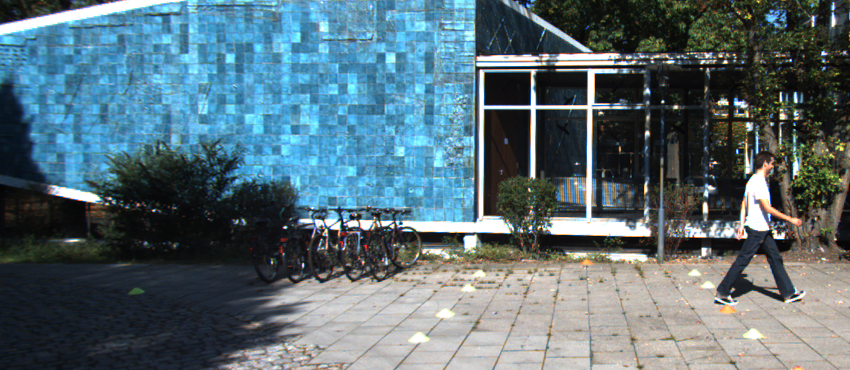
#> input picture scripts_aula/Aula_Homografia_Morfologia_40_Independentes/dados/visao_01.png, 850 x 370 px
$ python 12_distribuicao_matches.py
#> lines starting #> are read from the running program, lines starting #| are printed output that depends on the picture; after the words box and inside, x2 and y2 are one past the last pixel; in counts of white or black regions, pixels touching at a corner belong together
"""
EXEMPLO 12/40 — VERIFICAR COBERTURA ESPACIAL DOS MATCHES

O QUE ESTE CODIGO FAZ: Este programa foi elaborado para identificar onde estão concentradas as features correspondentes. Cada exercicio
e independente e pode ser executado diretamente, sem apoio.py ou importacao
de outros exemplos. As imagens de entrada ficam na pasta dados.

COMO FUNCIONA: A demonstracao usa pintar posições de pares aceitos sobre cada imagem. O programa apresenta os parametros,
imprime medidas quantitativas quando sao relevantes e salva resultados na
pasta saidas/12_distribuicao_matches/, criada automaticamente.

POR QUE E IMPORTANTE: matches restritos a uma região tornam a homografia menos robusta. Na visao veicular, a correspondencia de pontos
auxilia o alinhamento de imagens, enquanto o BEV e a morfologia fornecem
representacoes uteis para encontrar marcacoes de pista.

APLICACAO E CUIDADOS: Este material utiliza duas janelas sobrepostas de uma
mesma fotografia, simulando vistas de cameras. Nao e uma calibracao real
de surround view 360 graus. Para multiplas cameras fisicas sao necessarias
calibracao intrinseca/extrinseca, compensacao de distorcao e tratamento da
paralaxe. A segmentacao BEV trabalha inicialmente com cena controlada.

EXPERIMENTE NA AULA: Veja se há matches nos cantos da região compartilhada.

PASSO A PASSO DA EXECUCAO: 1. Extraia descritores ORB separadamente de duas vistas sobrepostas. 2. Empregue BFMatcher e distancia de Hamming para consultar pontos correspondentes. 3. Quando usar knnMatch, compare dois candidatos e aplique a razao de Lowe. 4. Desenhe os pares resultantes e avalie sua quantidade e distribuicao espacial. 5. Lembre-se de que match visual ainda nao e prova de coerencia geometrica.

COMO EXECUTAR: python exemplos/12_distribuicao_matches.py
DEPENDENCIAS: opencv-python, numpy; nenhuma dependencia de outro .py.
"""

from pathlib import Path
import cv2
import numpy as np

RAIZ = Path(__file__).resolve().parent.parent
DADOS = RAIZ / "dados"
SAIDA = RAIZ / "saidas" / Path(__file__).stem
SAIDA.mkdir(parents=True, exist_ok=True)

def ler(nome):
#> called with nome = 'visao_01.png'
    caminho = DADOS / nome
    imagem = cv2.imread(str(caminho))
#> imagem is the input picture: shape (370, 850, 3); mean B, G, R 118.2, 109.7, 89.2
    if imagem is None:
        raise FileNotFoundError(f"Imagem ausente: {caminho}")
    return imagem

def painel(pares, destino="resultado.png", largura=560, altura=310):
    """Cada tupla contem (legenda, imagem); salva um grid com ate 3 colunas."""
    quadros = []
    for legenda, imagem in pares:
        if len(imagem.shape) == 2:
            imagem = cv2.cvtColor(imagem, cv2.COLOR_GRAY2BGR)
        img = cv2.resize(imagem, (largura, altura), interpolation=cv2.INTER_AREA)
        cv2.rectangle(img, (0, 0), (largura, 43), (22, 31, 46), -1)
        cv2.putText(img, legenda[:43], (12, 29), cv2.FONT_HERSHEY_SIMPLEX,
                    0.66, (255, 255, 255), 2, cv2.LINE_AA)
        quadros.append(img)
    ncol = min(3, len(quadros))
    while len(quadros) % ncol:
        quadros.append(np.full_like(quadros[0], (235, 235, 235)))
    linhas = [np.hstack(quadros[i:i+ncol]) for i in range(0, len(quadros), ncol)]
    resultado = np.vstack(linhas)
    cv2.imwrite(str(SAIDA / destino), resultado)
    print("Imagem salva:", SAIDA / destino)
    return resultado


def orb_pares(nfeatures=2500):
    a, b = ler("visao_01.png"), ler("visao_02.png")
#> call 2 of ler, with nome = 'visao_02.png'
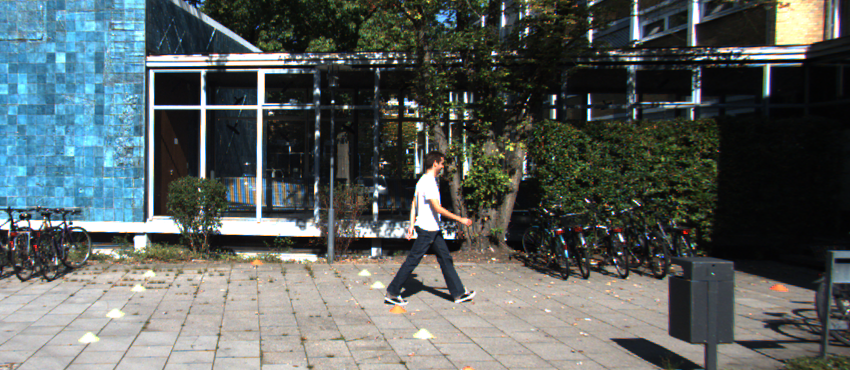
#> input picture scripts_aula/Aula_Homografia_Morfologia_40_Independentes/dados/visao_02.png, 850 x 370 px
#> in ler, imagem is the input picture: shape (370, 850, 3); mean B, G, R 95.3, 96.5, 89.3
    orb = cv2.ORB_create(nfeatures=nfeatures, fastThreshold=12)
    k1, d1 = orb.detectAndCompute(cv2.cvtColor(a, cv2.COLOR_BGR2GRAY), None)
#> k1 = 2500 keypoints; strongest (x, y, size): (531, 106, 64.3), (481, 71, 44.6), (533, 71, 44.6), (480, 71, 53.6)
    k2, d2 = orb.detectAndCompute(cv2.cvtColor(b, cv2.COLOR_BGR2GRAY), None)
#> k2 = 2500 keypoints; strongest (x, y, size): (150, 71, 44.6), (259, 71, 64.3), (203, 71, 44.6), (204, 70, 37.2)
    if d1 is None or d2 is None:
        raise RuntimeError("Nao foram detectados descritores ORB. Use cenas com textura.")
    return a, b, k1, d1, k2, d2

def matches_lowe(d1, d2, ratio=0.80):
    bf = cv2.BFMatcher(cv2.NORM_HAMMING)
    pares = bf.knnMatch(d2, d1, k=2)  # referencia: imagem 02 --> 01
    bons = [m for par in pares if len(par) == 2
            for m, n in [par] if m.distance < ratio * n.distance]
    return bons

a,b,k1,d1,k2,d2=orb_pares();bons=matches_lowe(d1,d2)
#> after `bons = matches_lowe(d1, d2)`: bons = 1684 matches
v1=a.copy();v2=b.copy()
for m in bons:
 p1=tuple(map(int,k1[m.trainIdx].pt));p2=tuple(map(int,k2[m.queryIdx].pt))
 cv2.circle(v1,p1,4,(0,220,0),-1);cv2.circle(v2,p2,4,(0,220,0),-1)
#> this loop made 1684 passes
#> (p1, p2) on passes 1 to 3: ((447, 258), (117, 258)), ((751, 129), (421, 129)), ((749, 129), (419, 129))
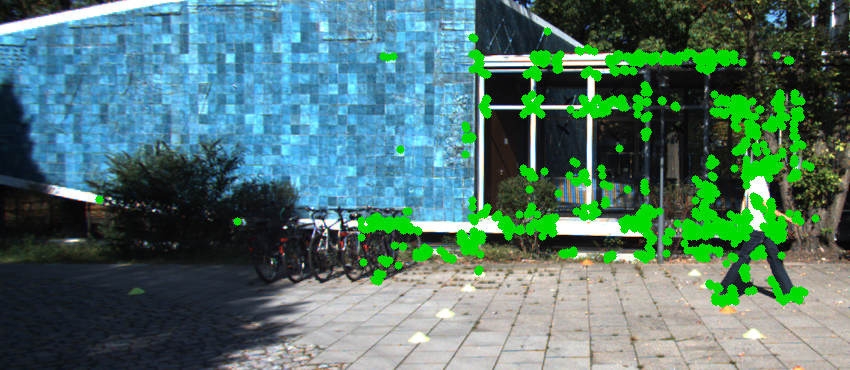
#> v1: shape (370, 850, 3); 7.82% of pixels changed, all inside (x1, y1, x2, y2) = (95, 27, 820, 308)
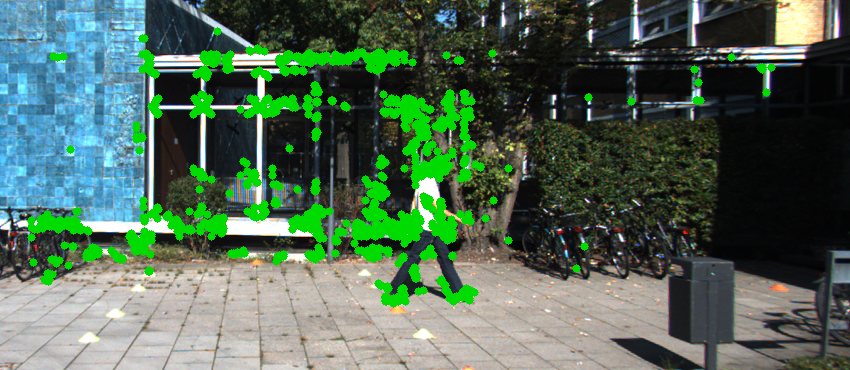
#> v2: shape (370, 850, 3); 8.09% of pixels changed, all inside (x1, y1, x2, y2) = (27, 27, 776, 308)
print("Pontos correspondentes:",len(bons))
#| Pontos correspondentes: 1684
painel([("Pontos na camera 01",v1),("Pontos na camera 02",v2)])
#> the loop in painel, `for legenda, imagem in pares:` made 2 passes
#> pass 1, in painel, `img = cv2.resize(imagem, (largura, altura), interpolation=cv2.INTER_AR..`:
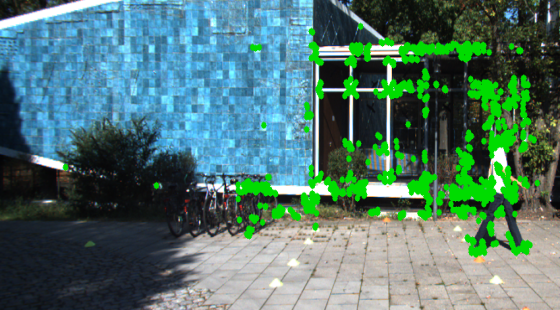
#> img: shape (310, 560, 3); mean B, G, R 109.6, 118.2, 80.9
#> pass 2, in painel, `img = cv2.resize(imagem, (largura, altura), interpolation=cv2.INTER_AR..`:
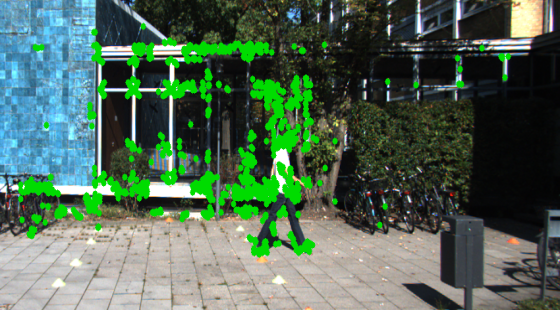
#> img: shape (310, 560, 3); mean B, G, R 86.4, 105.3, 80.6
#> after the loop in painel, `for legenda, imagem in pares:`:
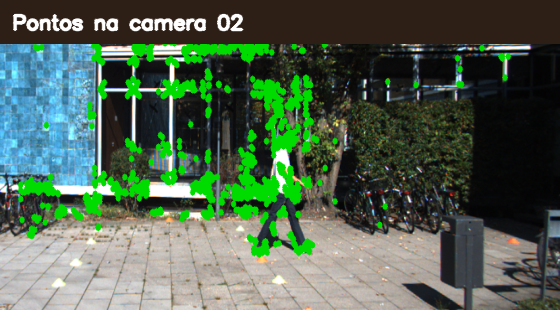
#> img: shape (310, 560, 3); 14.19% of pixels changed, all inside (x1, y1, x2, y2) = (0, 0, 560, 44)
#> after the loop in painel, `for legenda, imagem in pares:`: quadros = 2 items
#> in painel, `ncol = min(3, len(quadros))`: ncol = 2
#> in painel, `linhas = [np.hstack(quadros[i:i+ncol]) for i in range(0, len(quadros),..`: linhas = 1 item
#> in painel, `resultado = np.vstack(linhas)`:
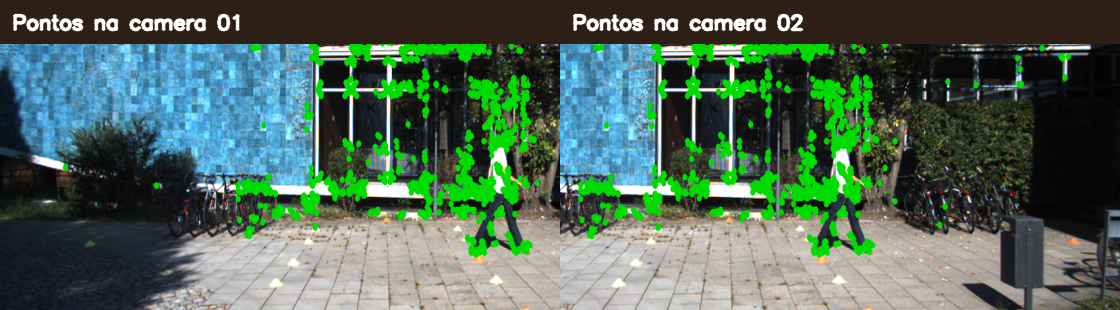
#> resultado: shape (310, 1120, 3); mean of channels 0, 1, 2 88.7, 104.4, 79.4; drawn as B, G, R
